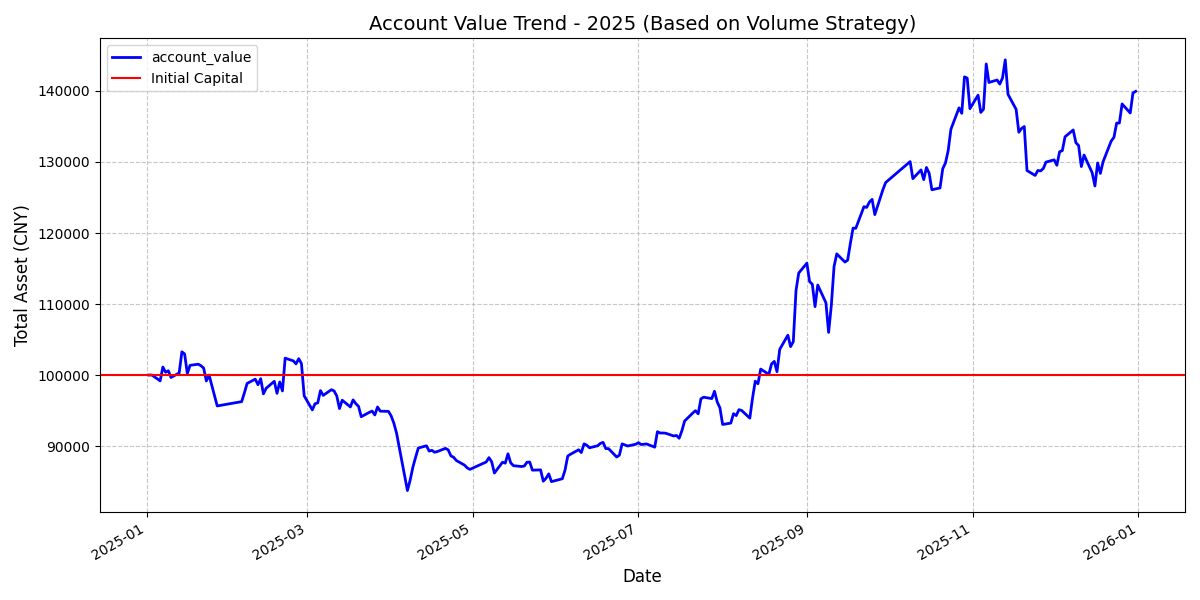

This chart was generated by the following Python code:
# 回测演示02：策略是5个交易日平均成交量最大的股票
# 生成 账户净值 (Equity) 和 实际资金 (Value)资产走势图

import warnings

import matplotlib.pyplot as plt
import pandas as pd

import qlib
from qlib.config import REG_CN
from qlib.contrib.evaluate import backtest_daily
from qlib.data import D

if __name__ == '__main__':
	warnings.filterwarnings('ignore')

	# 1. 初始化Qlib（使用中国A股市场配置）
	qlib.init(provider_uri='~/.qlib/qlib_data/cn_data', region=REG_CN)

	# 2. 定义时间范围和资产池
	start_time = '2025-01-01'
	end_time = '2025-12-31'
	market = 'csi300'
	start_cash = 100000  # 初始仓位 10 万

	# 3. 构造预测信号, 使用内置算子 Mean ($volume, 5)
	instruments = D.instruments(market)
	# 选取过去5个交易日平均成交量最大的股票
	fields = ['Mean($volume, 5)']
	pred_score = D.features(instruments, fields, start_time, end_time)

	# 重命名列名为 score 以符合策略要求
	pred_score.columns = ['score']
	pred_score = pred_score.dropna()

	# 4. 配置策略, 每天买入成交量均值最大的前 5 只股票
	# strategy_config 说明
	#   class: TopkDropoutStrategy
	#     * 用途：指定策略逻辑。它是 Qlib 最常用的内置策略，旨在保持持仓池中始终是预测分数最高的股票。
	#     * 逻辑：它不仅仅是买入前 N 名，还包含了一套**“末位淘汰”**的换仓机制。
	#   module_path: qlib.contrib.strategy
	#     * 用途：指明该策略类在 Qlib 源码仓库中的位置。Qlib 会根据此路径动态加载 TopkDropoutStrategy 类。
	#   kwargs (内部参数)：
	#     - signal: pred_score：
	#       * 用途：输入“预测信号”。这通常是你的模型（如 LightGBM 或 GRU）对全市场股票跑出的预测分（Score）。策略会根据这个分数从高到低排序。
	#     - topk: 5：
	#       * 用途：持仓上限。即你的投资组合中最多同时持有 5 只股票。
	#     - n_drop: 2：
	#       * 用途：换仓阈值（淘汰数）。这是该策略的精髓：
	#         * 每天收盘后，策略检查当前持有的 5 只票。
	#         * 如果某只持仓股在当天的全市场预测排名中，跌出了前 (topk + n_drop) 名（即跌出前 7 名），该策略就会触发卖出信号。
	#         * 腾出的仓位会补入当天排名最高且尚未持有的股票。
	#
	strategy_config = {
		'class': 'TopkDropoutStrategy',  # 	指定策略逻辑(Qlib 最常用的内置策略),保持持仓池中始终是预测分数最高的股票
		'module_path': 'qlib.contrib.strategy',  # 指明该策略类在 Qlib 源码仓库中的位置。Qlib 会根据此路径动态加载 TopkDropoutStrategy 类
		'kwargs': {  # 内部参数
			'signal': pred_score,  # 		输入"预测信号". 这通常是你的模型对全市场股票跑出的预测分(Score), 策略会根据这个分数从高到低排序
			'topk': 5,  # 					持仓上限 (投资组合中最多同时持有5只股票)
			'n_drop': 2,  # 				换仓阈值（淘汰数）
		},
	}
	# Step 1：读取当天所有股票的 pred_score。
	# Step 2：卖出排名掉出前 7 名的旧股票。
	# Step 3：如果持仓不足 5 只，按分数从高到低补齐。
	# Step 4：根据生成的买卖信号更新 positions 并记录在 report 中

	# 5. 执行回测
	# backtest_daily 会自动处理每日下单、成交和持仓逻辑
	report, positions = backtest_daily(start_time=start_time, end_time=end_time, strategy=strategy_config)

	# 6. 查看最简单的结果, 累计收益率
	# 累计收益率 = (1 + r1) * (1 + r2) * ... * (1 + rn) - 1
	cumulative_rate = (1 + report['return']).prod() - 1  # 	累计收益率
	final_profit = start_cash * cumulative_rate  # 			绝对收益金额
	final_value = start_cash + final_profit  # 				期末总资产
	print('-' * 50)
	print(f'累计收益率：{cumulative_rate:.2f} %')
	print(f'绝对收益金额：{final_profit:.2f} 元')
	print(f'期末总资产：{final_value:.2f} 元')
	# 计算年化收益率 (假设一年252个交易日)
	print(f'年化收益率：{(report["return"].mean() * 252):.2f} %')

	# 另一种计算方式
	# 将 10 万初始资金转换为“净值” (即 1.0 为起点)
	# Qlib 的 report["return"] 是日收益率，我们需要计算累计乘积
	equity = (1 + report['return']).cumprod()
	final_value = equity * start_cash
	print(f'年末最终总资产: {final_value.iloc[-1]:.2f} 元')

	# 6. 查看某一天的持仓明细（例如 2020-01-06）
	# positions 是一个 dict，key 是日期，value 是该日期的持仓对象
	sample_date = pd.Timestamp('2025-12-25')
	if sample_date in positions:
		pos_obj = positions[sample_date]
		print('-' * 50)
		print(f'日期: {sample_date} 的持仓详情:')
		# 获取持仓列表
		print(pos_obj.get_stock_list())

	# 6. 可视化分析
	# 计算账户净值 (Equity) 和 实际资金 (Value)
	report.index = pd.to_datetime(report.index)
	report['cum_ret'] = (1 + report['return']).cumprod()  # report['return'] 是每日收益率
	report['account_value'] = start_cash * report['cum_ret']
	# 绘图
	plt.figure(figsize=(12, 6))
	report['account_value'].plot(color='blue', linewidth=2)
	plt.title('Account Value Trend - 2025 (Based on Volume Strategy)', fontsize=14)
	plt.xlabel('Date', fontsize=12)
	plt.ylabel('Total Asset (CNY)', fontsize=12)
	plt.grid(True, linestyle='--', alpha=0.7)
	plt.axhline(y=start_cash, color='red', linestyle='-', label='Initial Capital')  # 红线代表初始本金
	plt.legend()
	plt.tight_layout()
	plt.show()
